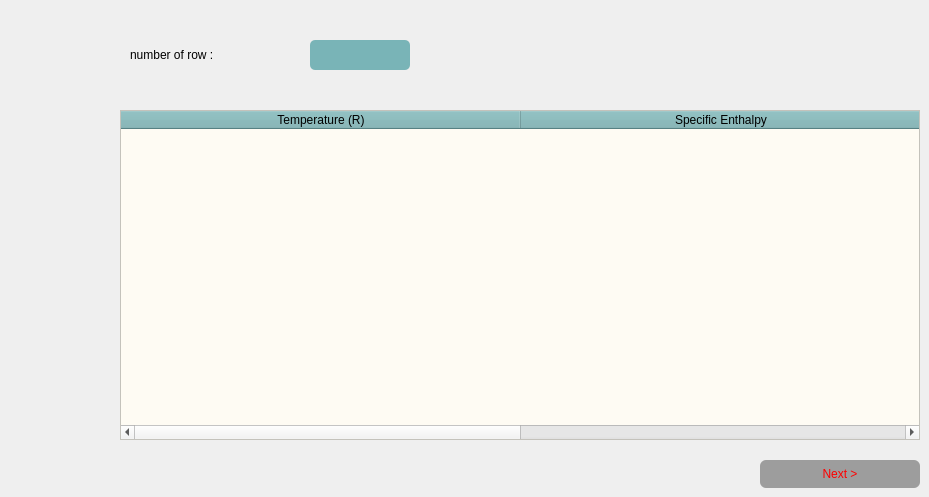
      <widget class="QWidget" name="tab_5">
       <attribute name="title">
        <string>Enthalpy-gas</string>
       </attribute>
       <widget class="QTableWidget" name="enthalpy_gas_table">
        <property name="geometry">
         <rect>
          <x>120</x>
          <y>110</y>
          <width>800</width>
          <height>330</height>
         </rect>
        </property>
        <property name="styleSheet">
         <string notr="true">QTableWidget {

	background-color:rgb(254, 251, 243);
    alternate-background-color: rgb(157, 157, 157);
    border-color: rgb(157, 157, 157);
    font-size: 14px;
}

QTableWidget::item:selected {
   background-color: rgb(121, 180, 183);

}


QTableWidget::item:hover {
    background-color: rgb(254, 251, 243);

}


QHeaderView::section {
   background-color: rgb(121, 180, 183);

    
}
</string>
        </property>
        <property name="rowCount">
         <number>0</number>
        </property>
        <attribute name="horizontalHeaderDefaultSectionSize">
         <number>400</number>
        </attribute>
        <column>
         <property name="text">
          <string>Temperature (R)</string>
         </property>
        </column>
        <column>
         <property name="text">
          <string>Specific Enthalpy</string>
         </property>
        </column>
       </widget>
       <widget class="QPushButton" name="enthalpy_gas_next">
        <property name="geometry">
         <rect>
          <x>760</x>
          <y>460</y>
          <width>160</width>
          <height>28</height>
         </rect>
        </property>
        <property name="styleSheet">
         <string notr="true">QPushButton {
	background-color: rgb(157, 157, 157);
	color: #FF0000;
	border-radius:6px;
    border-style: solid;

}
</string>
        </property>
        <property name="text">
         <string>Next &gt;</string>
        </property>
       </widget>
       <widget class="QLabel" name="label_38">
        <property name="geometry">
         <rect>
          <x>130</x>
          <y>40</y>
          <width>141</width>
          <height>30</height>
         </rect>
        </property>
        <property name="text">
         <string>number of row :</string>
        </property>
       </widget>
       <widget class="QLineEdit" name="enthalpy_gas_input">
        <property name="geometry">
         <rect>
          <x>310</x>
          <y>40</y>
          <width>100</width>
          <height>30</height>
         </rect>
        </property>
        <property name="styleSheet">
         <string notr="true">font: 75 8pt &quot;Calibri (Body)&quot;;
background-color: rgb(121, 180, 183);
color: rgb(34, 40, 49);
border-radius:5px;



</string>
        </property>
       </widget>
      </widget>
